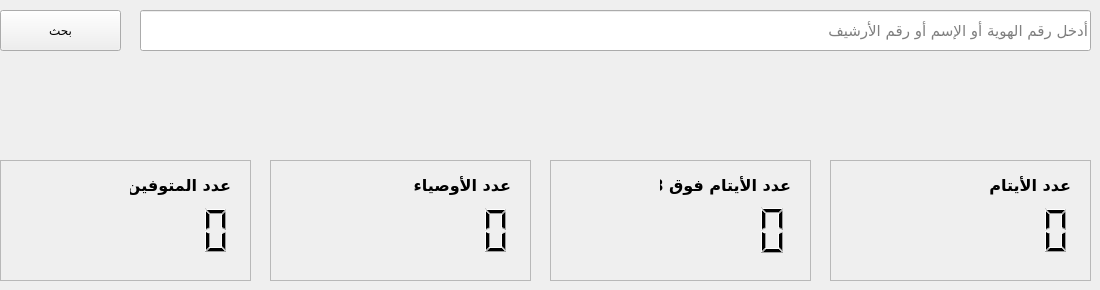
    <widget class="QWidget" name="tab">
     <attribute name="title">
      <string>الرئيسية</string>
     </attribute>
     <widget class="QFrame" name="Card">
      <property name="geometry">
       <rect>
        <x>830</x>
        <y>160</y>
        <width>261</width>
        <height>121</height>
       </rect>
      </property>
      <property name="styleSheet">
       <string notr="true"/>
      </property>
      <property name="frameShape">
       <enum>QFrame::StyledPanel</enum>
      </property>
      <property name="frameShadow">
       <enum>QFrame::Raised</enum>
      </property>
      <property name="lineWidth">
       <number>1</number>
      </property>
      <property name="class" stdset="0">
       <string>Card bg-gold</string>
      </property>
      <widget class="QLabel" name="label_4">
       <property name="geometry">
        <rect>
         <x>140</x>
         <y>10</y>
         <width>101</width>
         <height>31</height>
        </rect>
       </property>
       <property name="font">
        <font>
         <family>Cairo</family>
         <pointsize>12</pointsize>
         <bold>true</bold>
        </font>
       </property>
       <property name="styleSheet">
        <string notr="true"/>
       </property>
       <property name="text">
        <string>عدد الأيتام</string>
       </property>
       <property name="class" stdset="0">
        <string>text-light</string>
       </property>
      </widget>
      <widget class="QLCDNumber" name="lcd_orphans_count">
       <property name="geometry">
        <rect>
         <x>110</x>
         <y>40</y>
         <width>131</width>
         <height>61</height>
        </rect>
       </property>
       <property name="styleSheet">
        <string notr="true">border: none;</string>
       </property>
       <property name="class" stdset="0">
        <string>text-light</string>
       </property>
      </widget>
     </widget>
     <widget class="QFrame" name="Card_2">
      <property name="geometry">
       <rect>
        <x>550</x>
        <y>160</y>
        <width>261</width>
        <height>121</height>
       </rect>
      </property>
      <property name="frameShape">
       <enum>QFrame::StyledPanel</enum>
      </property>
      <property name="frameShadow">
       <enum>QFrame::Raised</enum>
      </property>
      <property name="lineWidth">
       <number>1</number>
      </property>
      <property name="class" stdset="0">
       <string>Card bg-gold</string>
      </property>
      <widget class="QLCDNumber" name="lcd_orphans_older_than_18_count">
       <property name="geometry">
        <rect>
         <x>100</x>
         <y>40</y>
         <width>141</width>
         <height>61</height>
        </rect>
       </property>
       <property name="styleSheet">
        <string notr="true">border: none;</string>
       </property>
       <property name="lineWidth">
        <number>1</number>
       </property>
      </widget>
      <widget class="QLabel" name="label_6">
       <property name="geometry">
        <rect>
         <x>110</x>
         <y>10</y>
         <width>131</width>
         <height>31</height>
        </rect>
       </property>
       <property name="font">
        <font>
         <family>Cairo</family>
         <pointsize>12</pointsize>
         <bold>true</bold>
        </font>
       </property>
       <property name="styleSheet">
        <string notr="true"/>
       </property>
       <property name="text">
        <string>عدد الأيتام فوق 18</string>
       </property>
       <property name="class" stdset="0">
        <string>text-light</string>
       </property>
      </widget>
     </widget>
     <widget class="QFrame" name="Card_4">
      <property name="geometry">
       <rect>
        <x>0</x>
        <y>160</y>
        <width>251</width>
        <height>121</height>
       </rect>
      </property>
      <property name="frameShape">
       <enum>QFrame::StyledPanel</enum>
      </property>
      <property name="frameShadow">
       <enum>QFrame::Raised</enum>
      </property>
      <property name="lineWidth">
       <number>1</number>
      </property>
      <property name="class" stdset="0">
       <string>Card bg-gold</string>
      </property>
      <widget class="QLabel" name="label_10">
       <property name="geometry">
        <rect>
         <x>130</x>
         <y>10</y>
         <width>101</width>
         <height>31</height>
        </rect>
       </property>
       <property name="font">
        <font>
         <family>Cairo</family>
         <pointsize>12</pointsize>
         <bold>true</bold>
        </font>
       </property>
       <property name="styleSheet">
        <string notr="true"/>
       </property>
       <property name="text">
        <string>عدد المتوفين</string>
       </property>
       <property name="class" stdset="0">
        <string>text-light</string>
       </property>
      </widget>
      <widget class="QLCDNumber" name="lcd_deceased_people_count">
       <property name="geometry">
        <rect>
         <x>100</x>
         <y>40</y>
         <width>131</width>
         <height>61</height>
        </rect>
       </property>
       <property name="styleSheet">
        <string notr="true">border: none;</string>
       </property>
       <property name="lineWidth">
        <number>1</number>
       </property>
      </widget>
     </widget>
     <widget class="QFrame" name="Card_3">
      <property name="geometry">
       <rect>
        <x>270</x>
        <y>160</y>
        <width>261</width>
        <height>121</height>
       </rect>
      </property>
      <property name="frameShape">
       <enum>QFrame::StyledPanel</enum>
      </property>
      <property name="frameShadow">
       <enum>QFrame::Raised</enum>
      </property>
      <property name="lineWidth">
       <number>1</number>
      </property>
      <property name="class" stdset="0">
       <string>Card bg-gold</string>
      </property>
      <widget class="QLabel" name="label_7">
       <property name="geometry">
        <rect>
         <x>140</x>
         <y>10</y>
         <width>101</width>
         <height>31</height>
        </rect>
       </property>
       <property name="font">
        <font>
         <family>Cairo</family>
         <pointsize>12</pointsize>
         <bold>true</bold>
        </font>
       </property>
       <property name="styleSheet">
        <string notr="true"/>
       </property>
       <property name="text">
        <string>عدد الأوصياء</string>
       </property>
       <property name="class" stdset="0">
        <string>text-light</string>
       </property>
      </widget>
      <widget class="QLCDNumber" name="lcd_guardians_count">
       <property name="geometry">
        <rect>
         <x>110</x>
         <y>40</y>
         <width>131</width>
         <height>61</height>
        </rect>
       </property>
       <property name="styleSheet">
        <string notr="true">border: none;</string>
       </property>
       <property name="lineWidth">
        <number>1</number>
       </property>
      </widget>
     </widget>
     <widget class="QPushButton" name="search_btn">
      <property name="geometry">
       <rect>
        <x>0</x>
        <y>10</y>
        <width>121</width>
        <height>41</height>
       </rect>
      </property>
      <property name="minimumSize">
       <size>
        <width>0</width>
        <height>0</height>
       </size>
      </property>
      <property name="layoutDirection">
       <enum>Qt::RightToLeft</enum>
      </property>
      <property name="styleSheet">
       <string notr="true">    text-align: center;</string>
      </property>
      <property name="text">
       <string>بحث</string>
      </property>
      <property name="icon">
       <iconset>
        <normaloff>../assets/icons/ic_fluent_search_24_filled_white.svg</normaloff>../assets/icons/ic_fluent_search_24_filled_white.svg</iconset>
      </property>
      <property name="class" stdset="0">
       <string>btn btn-lg btn-gold</string>
      </property>
     </widget>
     <widget class="QLineEdit" name="search_input">
      <property name="geometry">
       <rect>
        <x>140</x>
        <y>10</y>
        <width>951</width>
        <height>41</height>
       </rect>
      </property>
      <property name="font">
       <font>
        <family>Cairo</family>
        <pointsize>11</pointsize>
       </font>
      </property>
      <property name="placeholderText">
       <string>أدخل رقم الهوية أو الإسم أو رقم الأرشيف</string>
      </property>
     </widget>
     <widget class="QWidget" name="widget_11" native="true">
      <property name="geometry">
       <rect>
        <x>0</x>
        <y>60</y>
        <width>1091</width>
        <height>91</height>
       </rect>
      </property>
      <property name="class" stdset="0">
       <string>Card</string>
      </property>
      <widget class="QLabel" name="welcome_msg">
       <property name="geometry">
        <rect>
         <x>450</x>
         <y>10</y>
         <width>621</width>
         <height>41</height>
        </rect>
       </property>
       <property name="font">
        <font>
         <family>Cairo</family>
         <pointsize>14</pointsize>
         <bold>true</bold>
        </font>
       </property>
       <property name="text">
        <string/>
       </property>
      </widget>
      <widget class="QLabel" name="username_label">
       <property name="geometry">
        <rect>
         <x>860</x>
         <y>50</y>
         <width>211</width>
         <height>21</height>
        </rect>
       </property>
       <property name="font">
        <font>
         <family>Cairo</family>
         <pointsize>11</pointsize>
         <bold>false</bold>
        </font>
       </property>
       <property name="text">
        <string/>
       </property>
       <property name="alignment">
        <set>Qt::AlignRight|Qt::AlignTrailing|Qt::AlignVCenter</set>
       </property>
       <property name="class" stdset="0">
        <string>text-muted</string>
       </property>
      </widget>
     </widget>
    </widget>
